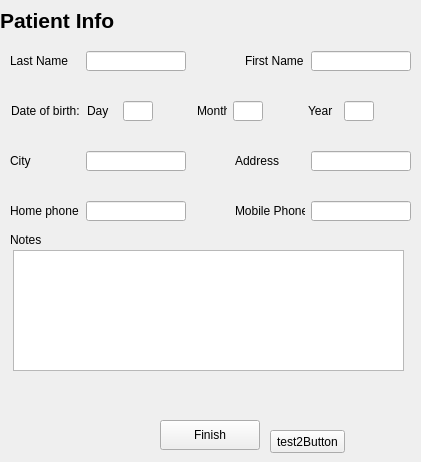
      <widget class="QWidget" name="page_2">
       <widget class="QLabel" name="label_12">
        <property name="geometry">
         <rect>
          <x>0</x>
          <y>10</y>
          <width>150</width>
          <height>20</height>
         </rect>
        </property>
        <property name="minimumSize">
         <size>
          <width>150</width>
          <height>20</height>
         </size>
        </property>
        <property name="maximumSize">
         <size>
          <width>150</width>
          <height>20</height>
         </size>
        </property>
        <property name="font">
         <font>
          <pointsize>16</pointsize>
          <weight>75</weight>
          <bold>true</bold>
         </font>
        </property>
        <property name="text">
         <string>Patient Info</string>
        </property>
       </widget>
       <widget class="QLabel" name="label_21">
        <property name="geometry">
         <rect>
          <x>10</x>
          <y>230</y>
          <width>60</width>
          <height>20</height>
         </rect>
        </property>
        <property name="minimumSize">
         <size>
          <width>60</width>
          <height>20</height>
         </size>
        </property>
        <property name="maximumSize">
         <size>
          <width>60</width>
          <height>20</height>
         </size>
        </property>
        <property name="text">
         <string>Notes</string>
        </property>
       </widget>
       <widget class="QPushButton" name="finishButton">
        <property name="geometry">
         <rect>
          <x>160</x>
          <y>420</y>
          <width>100</width>
          <height>30</height>
         </rect>
        </property>
        <property name="minimumSize">
         <size>
          <width>100</width>
          <height>30</height>
         </size>
        </property>
        <property name="maximumSize">
         <size>
          <width>100</width>
          <height>30</height>
         </size>
        </property>
        <property name="text">
         <string>Finish</string>
        </property>
       </widget>
       <widget class="QTextEdit" name="notesEdit">
        <property name="geometry">
         <rect>
          <x>13</x>
          <y>250</y>
          <width>391</width>
          <height>121</height>
         </rect>
        </property>
       </widget>
       <widget class="QWidget" name="layoutWidget">
        <property name="geometry">
         <rect>
          <x>10</x>
          <y>50</y>
          <width>401</width>
          <height>22</height>
         </rect>
        </property>
        <layout class="QHBoxLayout" name="horizontalLayout_29">
         <item>
          <widget class="QLabel" name="label_13">
           <property name="minimumSize">
            <size>
             <width>70</width>
             <height>20</height>
            </size>
           </property>
           <property name="maximumSize">
            <size>
             <width>70</width>
             <height>20</height>
            </size>
           </property>
           <property name="text">
            <string>Last Name</string>
           </property>
          </widget>
         </item>
         <item>
          <widget class="QLineEdit" name="lastNameEdit">
           <property name="minimumSize">
            <size>
             <width>100</width>
             <height>20</height>
            </size>
           </property>
           <property name="maximumSize">
            <size>
             <width>100</width>
             <height>20</height>
            </size>
           </property>
          </widget>
         </item>
         <item>
          <spacer name="horizontalSpacer_12">
           <property name="orientation">
            <enum>Qt::Horizontal</enum>
           </property>
           <property name="sizeHint" stdset="0">
            <size>
             <width>13</width>
             <height>20</height>
            </size>
           </property>
          </spacer>
         </item>
         <item>
          <widget class="QLabel" name="label_14">
           <property name="minimumSize">
            <size>
             <width>60</width>
             <height>20</height>
            </size>
           </property>
           <property name="maximumSize">
            <size>
             <width>60</width>
             <height>20</height>
            </size>
           </property>
           <property name="text">
            <string>First Name</string>
           </property>
          </widget>
         </item>
         <item>
          <widget class="QLineEdit" name="firstNameEdit">
           <property name="minimumSize">
            <size>
             <width>100</width>
             <height>20</height>
            </size>
           </property>
           <property name="maximumSize">
            <size>
             <width>100</width>
             <height>20</height>
            </size>
           </property>
          </widget>
         </item>
        </layout>
       </widget>
       <widget class="QWidget" name="layoutWidget">
        <property name="geometry">
         <rect>
          <x>10</x>
          <y>150</y>
          <width>401</width>
          <height>22</height>
         </rect>
        </property>
        <layout class="QHBoxLayout" name="horizontalLayout_31">
         <item>
          <widget class="QLabel" name="label_19">
           <property name="minimumSize">
            <size>
             <width>70</width>
             <height>20</height>
            </size>
           </property>
           <property name="maximumSize">
            <size>
             <width>70</width>
             <height>20</height>
            </size>
           </property>
           <property name="text">
            <string>City</string>
           </property>
          </widget>
         </item>
         <item>
          <widget class="QLineEdit" name="cityEdit">
           <property name="minimumSize">
            <size>
             <width>100</width>
             <height>20</height>
            </size>
           </property>
           <property name="maximumSize">
            <size>
             <width>100</width>
             <height>20</height>
            </size>
           </property>
          </widget>
         </item>
         <item>
          <spacer name="horizontalSpacer_13">
           <property name="orientation">
            <enum>Qt::Horizontal</enum>
           </property>
           <property name="sizeHint" stdset="0">
            <size>
             <width>13</width>
             <height>20</height>
            </size>
           </property>
          </spacer>
         </item>
         <item>
          <widget class="QLabel" name="label_20">
           <property name="minimumSize">
            <size>
             <width>70</width>
             <height>20</height>
            </size>
           </property>
           <property name="maximumSize">
            <size>
             <width>70</width>
             <height>20</height>
            </size>
           </property>
           <property name="text">
            <string>Address</string>
           </property>
          </widget>
         </item>
         <item>
          <widget class="QLineEdit" name="addressEdit">
           <property name="minimumSize">
            <size>
             <width>100</width>
             <height>20</height>
            </size>
           </property>
           <property name="maximumSize">
            <size>
             <width>100</width>
             <height>20</height>
            </size>
           </property>
          </widget>
         </item>
        </layout>
       </widget>
       <widget class="QWidget" name="layoutWidget">
        <property name="geometry">
         <rect>
          <x>10</x>
          <y>200</y>
          <width>401</width>
          <height>22</height>
         </rect>
        </property>
        <layout class="QHBoxLayout" name="horizontalLayout_32">
         <item>
          <widget class="QLabel" name="label_22">
           <property name="minimumSize">
            <size>
             <width>70</width>
             <height>20</height>
            </size>
           </property>
           <property name="maximumSize">
            <size>
             <width>70</width>
             <height>20</height>
            </size>
           </property>
           <property name="text">
            <string>Home phone</string>
           </property>
          </widget>
         </item>
         <item>
          <widget class="QLineEdit" name="homePhoneEdit">
           <property name="minimumSize">
            <size>
             <width>100</width>
             <height>20</height>
            </size>
           </property>
           <property name="maximumSize">
            <size>
             <width>100</width>
             <height>20</height>
            </size>
           </property>
          </widget>
         </item>
         <item>
          <spacer name="horizontalSpacer_14">
           <property name="orientation">
            <enum>Qt::Horizontal</enum>
           </property>
           <property name="sizeHint" stdset="0">
            <size>
             <width>13</width>
             <height>20</height>
            </size>
           </property>
          </spacer>
         </item>
         <item>
          <widget class="QLabel" name="label_23">
           <property name="minimumSize">
            <size>
             <width>70</width>
             <height>20</height>
            </size>
           </property>
           <property name="maximumSize">
            <size>
             <width>70</width>
             <height>20</height>
            </size>
           </property>
           <property name="text">
            <string>Mobile Phone</string>
           </property>
          </widget>
         </item>
         <item>
          <widget class="QLineEdit" name="mobilePhoneEdit">
           <property name="minimumSize">
            <size>
             <width>100</width>
             <height>20</height>
            </size>
           </property>
           <property name="maximumSize">
            <size>
             <width>100</width>
             <height>20</height>
            </size>
           </property>
          </widget>
         </item>
        </layout>
       </widget>
       <widget class="QWidget" name="layoutWidget">
        <property name="geometry">
         <rect>
          <x>11</x>
          <y>100</y>
          <width>401</width>
          <height>22</height>
         </rect>
        </property>
        <layout class="QHBoxLayout" name="horizontalLayout_30">
         <item>
          <widget class="QLabel" name="label_15">
           <property name="minimumSize">
            <size>
             <width>70</width>
             <height>20</height>
            </size>
           </property>
           <property name="maximumSize">
            <size>
             <width>70</width>
             <height>20</height>
            </size>
           </property>
           <property name="text">
            <string>Date of birth:</string>
           </property>
          </widget>
         </item>
         <item>
          <widget class="QLabel" name="label_16">
           <property name="minimumSize">
            <size>
             <width>30</width>
             <height>20</height>
            </size>
           </property>
           <property name="maximumSize">
            <size>
             <width>30</width>
             <height>20</height>
            </size>
           </property>
           <property name="text">
            <string>Day</string>
           </property>
          </widget>
         </item>
         <item>
          <widget class="QLineEdit" name="dayEdit">
           <property name="minimumSize">
            <size>
             <width>30</width>
             <height>20</height>
            </size>
           </property>
           <property name="maximumSize">
            <size>
             <width>30</width>
             <height>20</height>
            </size>
           </property>
          </widget>
         </item>
         <item>
          <spacer name="horizontalSpacer_16">
           <property name="orientation">
            <enum>Qt::Horizontal</enum>
           </property>
           <property name="sizeHint" stdset="0">
            <size>
             <width>18</width>
             <height>20</height>
            </size>
           </property>
          </spacer>
         </item>
         <item>
          <widget class="QLabel" name="label_17">
           <property name="minimumSize">
            <size>
             <width>30</width>
             <height>20</height>
            </size>
           </property>
           <property name="maximumSize">
            <size>
             <width>30</width>
             <height>20</height>
            </size>
           </property>
           <property name="text">
            <string>Month</string>
           </property>
          </widget>
         </item>
         <item>
          <widget class="QLineEdit" name="monthEdit">
           <property name="minimumSize">
            <size>
             <width>30</width>
             <height>20</height>
            </size>
           </property>
           <property name="maximumSize">
            <size>
             <width>30</width>
             <height>20</height>
            </size>
           </property>
          </widget>
         </item>
         <item>
          <spacer name="horizontalSpacer_17">
           <property name="orientation">
            <enum>Qt::Horizontal</enum>
           </property>
           <property name="sizeHint" stdset="0">
            <size>
             <width>13</width>
             <height>20</height>
            </size>
           </property>
          </spacer>
         </item>
         <item>
          <widget class="QLabel" name="label_18">
           <property name="minimumSize">
            <size>
             <width>30</width>
             <height>20</height>
            </size>
           </property>
           <property name="maximumSize">
            <size>
             <width>30</width>
             <height>20</height>
            </size>
           </property>
           <property name="text">
            <string>Year</string>
           </property>
          </widget>
         </item>
         <item>
          <widget class="QLineEdit" name="yearEdit">
           <property name="minimumSize">
            <size>
             <width>30</width>
             <height>20</height>
            </size>
           </property>
           <property name="maximumSize">
            <size>
             <width>30</width>
             <height>20</height>
            </size>
           </property>
          </widget>
         </item>
         <item>
          <spacer name="horizontalSpacer_18">
           <property name="orientation">
            <enum>Qt::Horizontal</enum>
           </property>
           <property name="sizeHint" stdset="0">
            <size>
             <width>38</width>
             <height>20</height>
            </size>
           </property>
          </spacer>
         </item>
        </layout>
       </widget>
       <widget class="QPushButton" name="test2Button">
        <property name="geometry">
         <rect>
          <x>270</x>
          <y>430</y>
          <width>75</width>
          <height>23</height>
         </rect>
        </property>
        <property name="text">
         <string>test2Button</string>
        </property>
       </widget>
      </widget>
